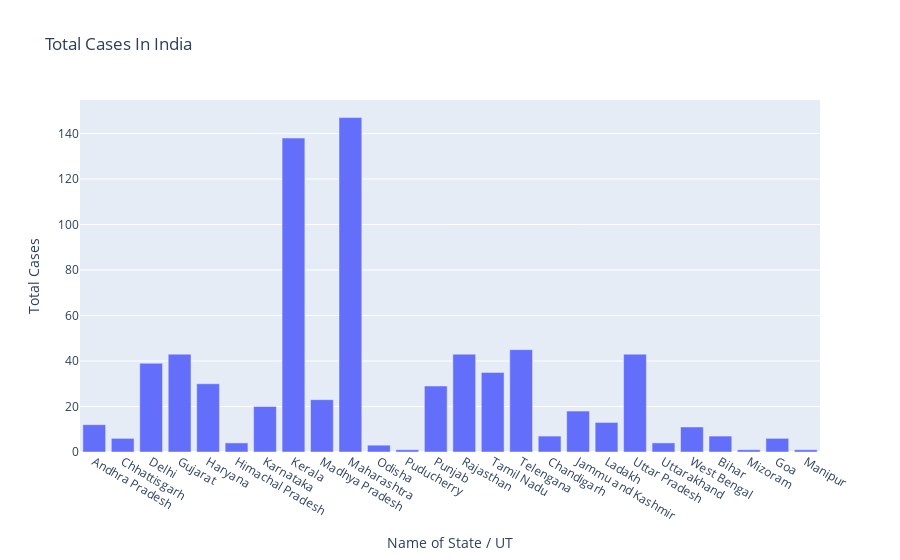

The notebook cell saved with this chart:
### Code cell
fig = go.Figure()
fig.add_trace(go.Bar(x=df['Name of State / UT'], y= df['Total Cases']))
fig.update_layout(title= "Total Cases In India", xaxis= dict(title = "Name of State / UT"), yaxis=dict(title ='Total Cases'))

### Figure 1 — Plotly figure (JSON) as saved in the notebook; plotly's stock layout.template omitted (floating-point values rounded to 4 significant figures)
{"data": [{"type": "bar", "x": ["Andhra Pradesh", "Chhattisgarh", "Delhi", "Gujarat", "Haryana", "Himachal Pradesh", "Karnataka", "Kerala", "Madhya Pradesh", "Maharashtra", "Odisha", "Puducherry", "Punjab", "Rajasthan", "Tamil Nadu", "Telengana", "Chandigarh", "Jammu and Kashmir", "Ladakh", "Uttar Pradesh", "Uttarakhand", "West Bengal", "Bihar", "Mizoram", "Goa", "Manipur"], "y": [12, 6, 39, 43, 30, 4, 20, 138, 23, 147, 3, 1, 29, 43, 35, 45, 7, 18, 13, 43, 4, 11, 7, 1, 6, 1]}], "layout": {"title": {"text": "Total Cases In India"}, "xaxis": {"title": {"text": "Name of State / UT"}}, "yaxis": {"title": {"text": "Total Cases"}}}}
